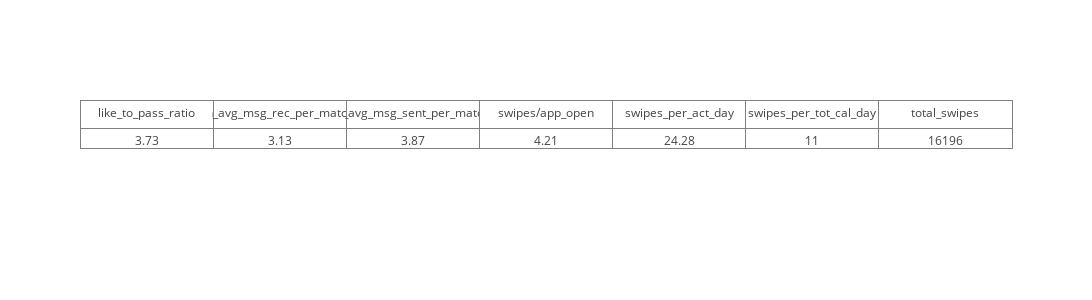

Notebook source saved alongside this figure:
### Code cell
iplot(fig)

### Figure 1 — Plotly figure (JSON) as saved in the notebook; plotly's stock layout.template omitted (floating-point values rounded to 4 significant figures)
{"data": [{"cells": {"values": [3.73, 3.13, 3.87, 4.21, 24.28, 11, 16196]}, "header": {"values": ["like_to_pass_ratio", "n_avg_msg_rec_per_match", "n_avg_msg_sent_per_match", "swipes/app_open", "swipes_per_act_day", "swipes_per_tot_cal_day", "total_swipes"]}, "name": "Derived Usage Metrics", "type": "table", "uid": "7f934704-6443-489f-85ed-55602f6d3a90"}], "layout": {"height": 300, "width": 1300}}
